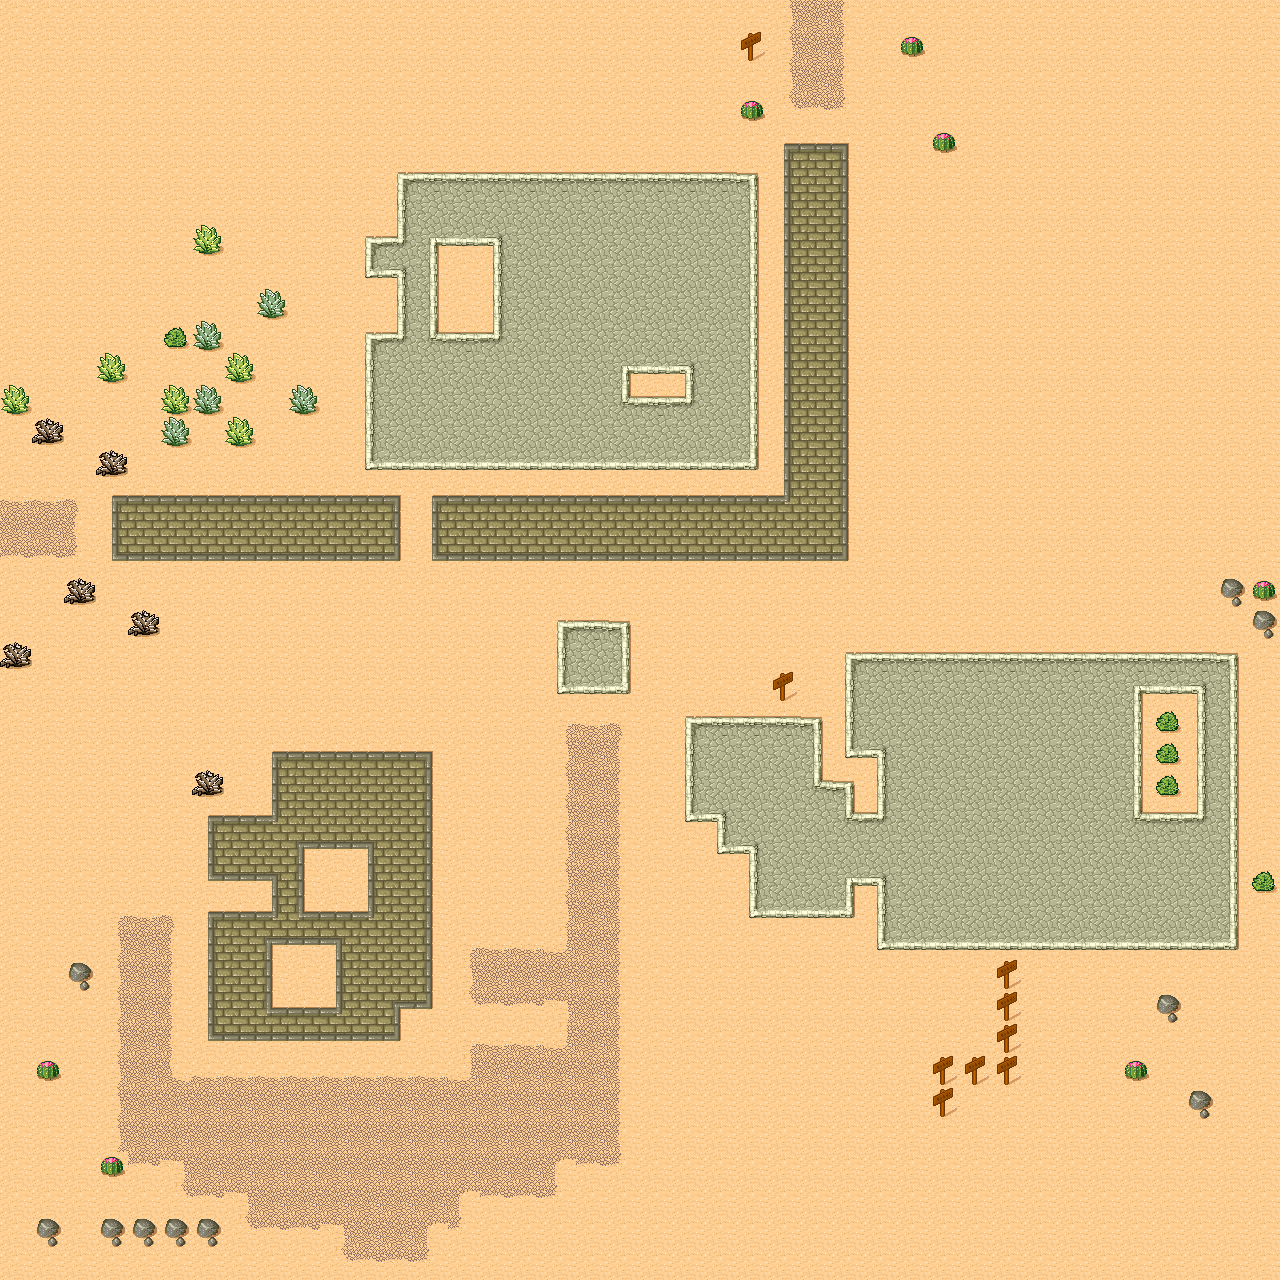

This game map was drawn from its Tiled (.tmx) file and the tilesets committed beside it. A one-line description and the trimmed map source follow:
An orthogonal 40x40 tile map with 32x32 px tiles, 1 tile layer (Ground).

<map version="1.0" orientation="orthogonal" width="40" height="40" tilewidth="32" tileheight="32">
 <tileset firstgid="1" name="Desert" tilewidth="32" tileheight="32" spacing="1" margin="1">
  <image source="tmw_desert_spacing.png" width="265" height="199" />
  <terraintypes>
   <terrain name="Desert" tile="29" />
   <terrain name="Brick" tile="9" />
   <terrain name="Cobblestone" tile="33" />
   <terrain name="Dirt" tile="14" />
  </terraintypes>
  <tile id="0" terrain="0,0,0,1" />
  <tile id="1" terrain="0,0,1,1" />
  <tile id="2" terrain="0,0,1,0" />
  <tile id="3" terrain="3,3,3,0" />
  <tile id="4" terrain="3,3,0,3" />
  <tile id="5" terrain="0,0,0,3" />
  <tile id="6" terrain="0,0,3,3" />
  <tile id="7" terrain="0,0,3,0" />
  <tile id="8" terrain="0,1,0,1" />
  <tile id="9" terrain="1,1,1,1" />
  <tile id="10" terrain="1,0,1,0" />
  <tile id="11" terrain="3,0,3,3" />
  <tile id="12" terrain="0,3,3,3" />
  <tile id="13" terrain="0,3,0,3" />
  <tile id="14" terrain="3,3,3,3" />
  <tile id="15" terrain="3,0,3,0" />
  <tile id="16" terrain="0,1,0,0" />
  <tile id="17" terrain="1,1,0,0" />
  <tile id="18" terrain="1,0,0,0" />
  <tile id="19" terrain="1,1,1,0" />
  <tile id="20" terrain="1,1,0,1" />
  <tile id="21" terrain="0,3,0,0" />
  <tile id="22" terrain="3,3,0,0" />
  <tile id="23" terrain="3,0,0,0" />
  <tile id="24" terrain="0,0,0,2" />
  <tile id="25" terrain="0,0,2,2" />
  <tile id="26" terrain="0,0,2,0" />
  <tile id="27" terrain="1,0,1,1" />
  <tile id="28" terrain="0,1,1,1" />
  <tile id="29" terrain="0,0,0,0" />
  <tile id="30" terrain="0,0,0,0" probability="0.5">
   <properties>
    <property name="isBlocked" value="blocked" />
   </properties>
  </tile>
  <tile id="31" terrain="0,0,0,0" probability="0.5">
   <properties>
    <property name="isBlocked" value="blocked" />
   </properties>
  </tile>
  <tile id="32" terrain="0,2,0,2" />
  <tile id="33" terrain="2,2,2,2" />
  <tile id="34" terrain="2,0,2,0" />
  <tile id="35" terrain="2,2,2,0" />
  <tile id="36" terrain="2,2,0,2" />
  <tile id="37" terrain="0,0,0,0" probability="0.5" />
  <tile id="38" terrain="0,0,0,0" probability="0.5" />
  <tile id="39" terrain="0,0,0,0" probability="0.5" />
  <tile id="40" terrain="0,2,0,0" />
  <tile id="41" terrain="2,2,0,0" />
  <tile id="42" terrain="2,0,0,0" />
  <tile id="43" terrain="2,0,2,2" />
  <tile id="44" terrain="0,2,2,2" />
  <tile id="45" terrain="0,0,0,0" probability="0">
   <properties>
    <property name="isBlocked" value="blocked" />
   </properties>
  </tile>
  <tile id="46" terrain="0,0,0,0" probability="0.5" />
  <tile id="47" terrain="0,0,0,0" probability="0.5" />
 </tileset>
 <layer name="Ground" width="40" height="40">
  <data>[1600 cells, 1600 non-empty, 47 distinct tile ids]</data>
 </layer>
</map>
